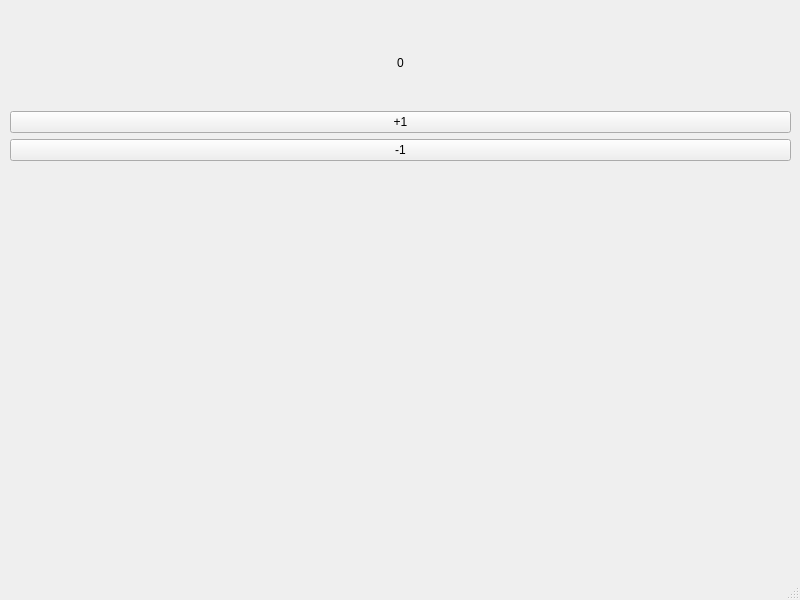
<?xml version="1.0" encoding="UTF-8"?>
<ui version="4.0">
 <class>Window</class>
 <widget class="QMainWindow" name="Window">
  <property name="geometry">
   <rect>
    <x>0</x>
    <y>0</y>
    <width>800</width>
    <height>600</height>
   </rect>
  </property>
  <property name="windowTitle">
   <string>Window</string>
  </property>
  <widget class="QWidget" name="centralwidget">
   <widget class="QWidget" name="gridLayoutWidget">
    <property name="geometry">
     <rect>
      <x>10</x>
      <y>20</y>
      <width>781</width>
      <height>141</height>
     </rect>
    </property>
    <layout class="QGridLayout" name="gridLayout">
     <item row="1" column="0">
      <widget class="QLabel" name="numCounter">
       <property name="cursor">
        <cursorShape>BusyCursor</cursorShape>
       </property>
       <property name="autoFillBackground">
        <bool>true</bool>
       </property>
       <property name="frameShape">
        <enum>QFrame::Shape::NoFrame</enum>
       </property>
       <property name="text">
        <string>0</string>
       </property>
       <property name="alignment">
        <set>Qt::AlignmentFlag::AlignCenter</set>
       </property>
      </widget>
     </item>
     <item row="3" column="0">
      <widget class="QPushButton" name="nummunusone">
       <property name="cursor">
        <cursorShape>PointingHandCursor</cursorShape>
       </property>
       <property name="text">
        <string>-1</string>
       </property>
      </widget>
     </item>
     <item row="2" column="0">
      <widget class="QPushButton" name="numplusone">
       <property name="cursor">
        <cursorShape>PointingHandCursor</cursorShape>
       </property>
       <property name="text">
        <string>+1</string>
       </property>
      </widget>
     </item>
    </layout>
   </widget>
  </widget>
  <widget class="QStatusBar" name="statusbar"/>
 </widget>
 <resources/>
 <connections/>
</ui>
